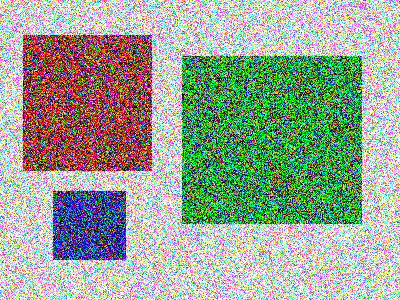
//> input picture FiltraggioSpaziale1/Filtering/Test/pic2.png, 400 x 300 px
$ ./myTest pic2.png   (built with g++ and OpenCV 4)
//> lines starting //> are read from the running program, lines starting //| are printed output that depends on the picture
#include <opencv4/opencv2/opencv.hpp>
#include <iostream>

using namespace cv;
using namespace std;

Mat correlation1D(const Mat& imageInput) {
    Mat imageOutput = Mat::zeros(imageInput.size(), imageInput.type());

    for(int x = 0; x < imageInput.rows; ++x) {
        for(int y = 1; y < imageInput.cols - 1; ++y) {
            float sum = 0.0;
            sum += imageInput.at<float>(x, y-1)*(float)(1.0f/3.0f);
            sum += imageInput.at<float>(x, y)*(float)(1.0f/3.0f);
            sum += imageInput.at<float>(x, y+1)*(float)(1.0f/3.0f);

            imageOutput.at<float>(x, y) = sum;
        }
    }

    return imageOutput;
}

int main(int argc, char**argv) {
    //prendo img in input da riga di comando
    if(argc < 2) {
        cout << "Errore -> devi inserire " << argv[0] << " il nome dell immagine" << endl;
        exit(0);
    }
    String imageName = argv[1];

    //immagine in input
    Mat imageInput;
    imageInput = imread(imageName, IMREAD_COLOR);
//> imageInput is the input picture: 300 rows x 400 cols, CV_8UC3; mean B, G, R 150, 164.4, 153.8

    //controllo l'apertura dell'immagine
    if(imageInput.empty()) {
        cout << "Errore nell'apertura dell'immagine" << endl;
        return -1;
    }

    int dim = 3;

    Mat mask = Mat::ones(3, 3, CV_32F)/(dim*dim);

    Mat imageOutput;
    filter2D(imageInput, imageOutput, imageInput.type(), mask);
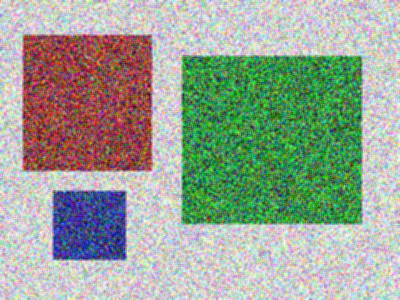
//> imageOutput: 300 rows x 400 cols, CV_8UC3; mean B, G, R 150, 164.4, 153.8
    Mat imageOutputMyCorrelation = correlation1D(imageInput);
//> after the loop in correlation1D, `for(int x = 0; x < imageInput.rows; ++x)`:
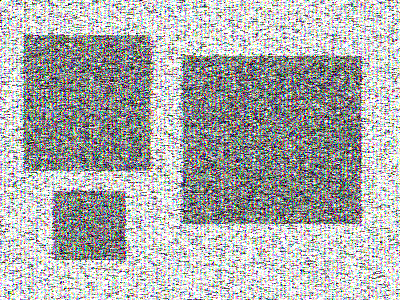
//> imageOutput: 300 rows x 400 cols, CV_8UC3; mean B, G, R 173.3, 173, 173

    cv::imshow("Original Image", imageInput);
    cv::imshow("Filter2d Image", imageOutput);
    cv::imshow("Custom myCorrelation Image", imageOutputMyCorrelation);
    cv::waitKey(0);

    return 0;
}

//TODO: another file cpp w correlation and convolution
